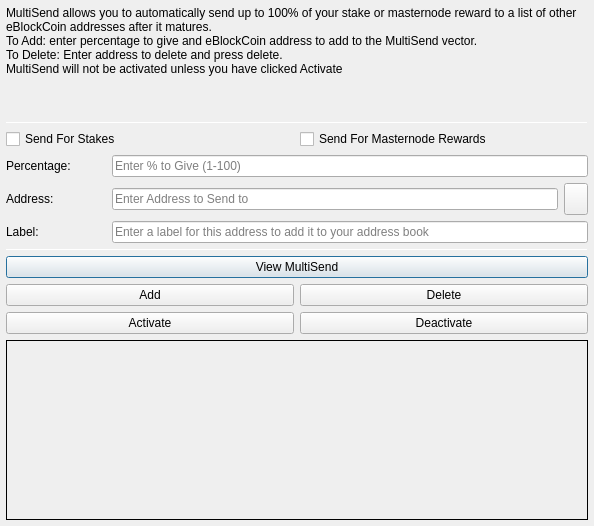
<?xml version="1.0" encoding="UTF-8"?>
<ui version="4.0">
 <class>MultiSendDialog</class>
 <widget class="QDialog" name="MultiSendDialog">
  <property name="windowModality">
   <enum>Qt::NonModal</enum>
  </property>
  <property name="geometry">
   <rect>
    <x>0</x>
    <y>0</y>
    <width>594</width>
    <height>526</height>
   </rect>
  </property>
  <property name="windowTitle">
   <string>MultiSend</string>
  </property>
  <layout class="QVBoxLayout" name="verticalLayout" stretch="0">
   <property name="leftMargin">
    <number>6</number>
   </property>
   <property name="topMargin">
    <number>6</number>
   </property>
   <property name="rightMargin">
    <number>6</number>
   </property>
   <property name="bottomMargin">
    <number>6</number>
   </property>
   <item>
    <layout class="QVBoxLayout" name="verticalLayout_Main" stretch="1,1,1,0,1,1,1">
     <item>
      <widget class="QLabel" name="label_2">
       <property name="lineWidth">
        <number>1</number>
       </property>
       <property name="text">
        <string>MultiSend allows you to automatically send up to 100% of your stake or masternode reward to a list of other eBlockCoin addresses after it matures.
To Add: enter percentage to give and eBlockCoin address to add to the MultiSend vector.
To Delete: Enter address to delete and press delete.
MultiSend will not be activated unless you have clicked Activate</string>
       </property>
       <property name="alignment">
        <set>Qt::AlignLeading|Qt::AlignLeft|Qt::AlignTop</set>
       </property>
       <property name="wordWrap">
        <bool>true</bool>
       </property>
      </widget>
     </item>
     <item>
      <widget class="Line" name="line">
       <property name="minimumSize">
        <size>
         <width>0</width>
         <height>1</height>
        </size>
       </property>
       <property name="maximumSize">
        <size>
         <width>16777215</width>
         <height>1</height>
        </size>
       </property>
       <property name="orientation">
        <enum>Qt::Horizontal</enum>
       </property>
      </widget>
     </item>
     <item>
      <layout class="QVBoxLayout" name="verticalLayout_Settings">
       <item>
        <layout class="QHBoxLayout" name="horizontalLayout">
         <item>
          <widget class="QCheckBox" name="multiSendStakeCheckBox">
           <property name="text">
            <string>Send For Stakes</string>
           </property>
          </widget>
         </item>
         <item>
          <widget class="QCheckBox" name="multiSendMasternodeCheckBox">
           <property name="text">
            <string>Send For Masternode Rewards</string>
           </property>
          </widget>
         </item>
        </layout>
       </item>
       <item>
        <layout class="QHBoxLayout" name="horizontalLayout_6">
         <item>
          <widget class="QLabel" name="label">
           <property name="minimumSize">
            <size>
             <width>100</width>
             <height>0</height>
            </size>
           </property>
           <property name="toolTip">
            <string>Percentage of stake to send</string>
           </property>
           <property name="text">
            <string>Percentage:</string>
           </property>
          </widget>
         </item>
         <item>
          <widget class="QLineEdit" name="multiSendPercentEdit">
           <property name="toolTip">
            <string>Enter whole numbers 1 - 100</string>
           </property>
           <property name="placeholderText">
            <string>Enter % to Give (1-100)</string>
           </property>
          </widget>
         </item>
        </layout>
       </item>
       <item>
        <layout class="QHBoxLayout" name="horizontalLayout_7">
         <item>
          <widget class="QLabel" name="label_5">
           <property name="minimumSize">
            <size>
             <width>100</width>
             <height>0</height>
            </size>
           </property>
           <property name="toolTip">
            <string>Address to send portion of stake to</string>
           </property>
           <property name="text">
            <string>Address:</string>
           </property>
          </widget>
         </item>
         <item>
          <widget class="QLineEdit" name="multiSendAddressEdit">
           <property name="toolTip">
            <string/>
           </property>
           <property name="placeholderText">
            <string>Enter Address to Send to</string>
           </property>
          </widget>
         </item>
         <item>
          <widget class="QToolButton" name="addressBookButton">
           <property name="maximumSize">
            <size>
             <width>16777215</width>
             <height>32</height>
            </size>
           </property>
           <property name="toolTip">
            <string>Choose an address from the address book</string>
           </property>
           <property name="text">
            <string/>
           </property>
           <property name="icon">
            <iconset resource="../eblockcoin.qrc">
             <normaloff>:/icons/address-book</normaloff>:/icons/address-book</iconset>
           </property>
           <property name="shortcut">
            <string>Alt+A</string>
           </property>
          </widget>
         </item>
        </layout>
       </item>
      </layout>
     </item>
     <item>
      <layout class="QHBoxLayout" name="horizontalLayout_3">
       <item>
        <widget class="QLabel" name="label_3">
         <property name="minimumSize">
          <size>
           <width>100</width>
           <height>0</height>
          </size>
         </property>
         <property name="text">
          <string>Label:</string>
         </property>
        </widget>
       </item>
       <item>
        <widget class="QLineEdit" name="labelAddressLabelEdit">
         <property name="placeholderText">
          <string>Enter a label for this address to add it to your address book</string>
         </property>
        </widget>
       </item>
      </layout>
     </item>
     <item>
      <widget class="Line" name="line_2">
       <property name="minimumSize">
        <size>
         <width>0</width>
         <height>1</height>
        </size>
       </property>
       <property name="maximumSize">
        <size>
         <width>16777215</width>
         <height>1</height>
        </size>
       </property>
       <property name="orientation">
        <enum>Qt::Horizontal</enum>
       </property>
      </widget>
     </item>
     <item>
      <layout class="QVBoxLayout" name="verticalLayout_Buttons">
       <item>
        <layout class="QHBoxLayout" name="horizontalLayout_4">
         <item>
          <widget class="QPushButton" name="viewButton">
           <property name="toolTip">
            <string/>
           </property>
           <property name="statusTip">
            <string>View MultiSend Vector</string>
           </property>
           <property name="text">
            <string>View MultiSend</string>
           </property>
          </widget>
         </item>
        </layout>
       </item>
       <item>
        <layout class="QHBoxLayout" name="horizontalLayout_2">
         <item>
          <widget class="QPushButton" name="addButton">
           <property name="toolTip">
            <string/>
           </property>
           <property name="statusTip">
            <string>Add to MultiSend Vector</string>
           </property>
           <property name="text">
            <string>Add</string>
           </property>
          </widget>
         </item>
         <item>
          <widget class="QPushButton" name="deleteButton">
           <property name="toolTip">
            <string/>
           </property>
           <property name="statusTip">
            <string>Delete Address From MultiSend Vector</string>
           </property>
           <property name="text">
            <string>Delete</string>
           </property>
          </widget>
         </item>
        </layout>
       </item>
       <item>
        <layout class="QHBoxLayout" name="horizontalLayout_5">
         <item>
          <widget class="QPushButton" name="activateButton">
           <property name="statusTip">
            <string>Activate MultiSend</string>
           </property>
           <property name="text">
            <string>Activate</string>
           </property>
          </widget>
         </item>
         <item>
          <widget class="QPushButton" name="disableButton">
           <property name="statusTip">
            <string>Deactivate MultiSend</string>
           </property>
           <property name="text">
            <string>Deactivate</string>
           </property>
          </widget>
         </item>
        </layout>
       </item>
      </layout>
     </item>
     <item>
      <widget class="QLabel" name="message">
       <property name="minimumSize">
        <size>
         <width>0</width>
         <height>180</height>
        </size>
       </property>
       <property name="frameShape">
        <enum>QFrame::Panel</enum>
       </property>
       <property name="frameShadow">
        <enum>QFrame::Plain</enum>
       </property>
       <property name="lineWidth">
        <number>1</number>
       </property>
       <property name="midLineWidth">
        <number>1</number>
       </property>
       <property name="text">
        <string/>
       </property>
       <property name="alignment">
        <set>Qt::AlignLeading|Qt::AlignLeft|Qt::AlignTop</set>
       </property>
       <property name="wordWrap">
        <bool>true</bool>
       </property>
      </widget>
     </item>
    </layout>
   </item>
  </layout>
 </widget>
 <resources>
  <include location="../eblockcoin.qrc"/>
 </resources>
 <connections/>
</ui>
